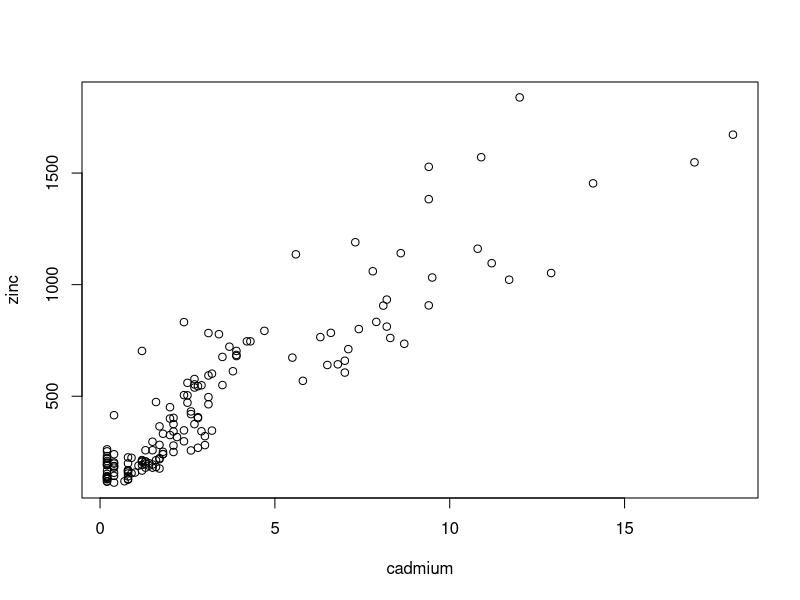
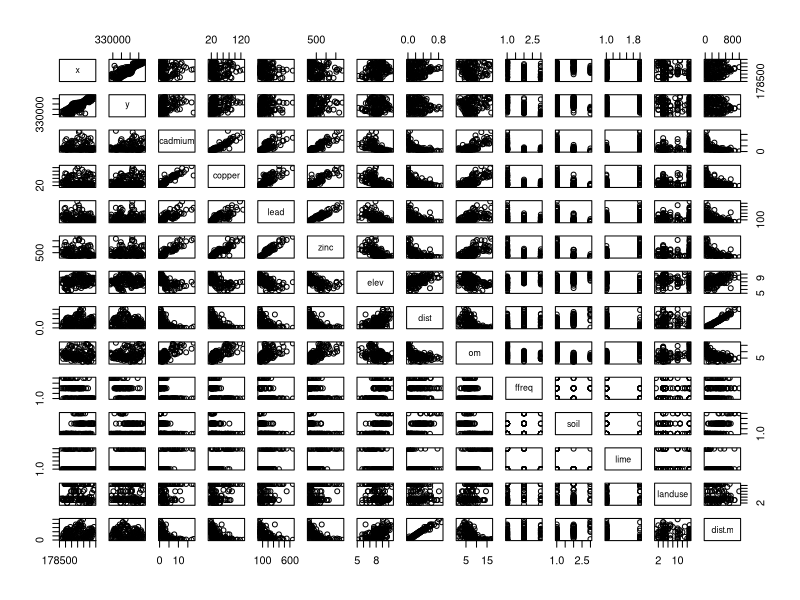
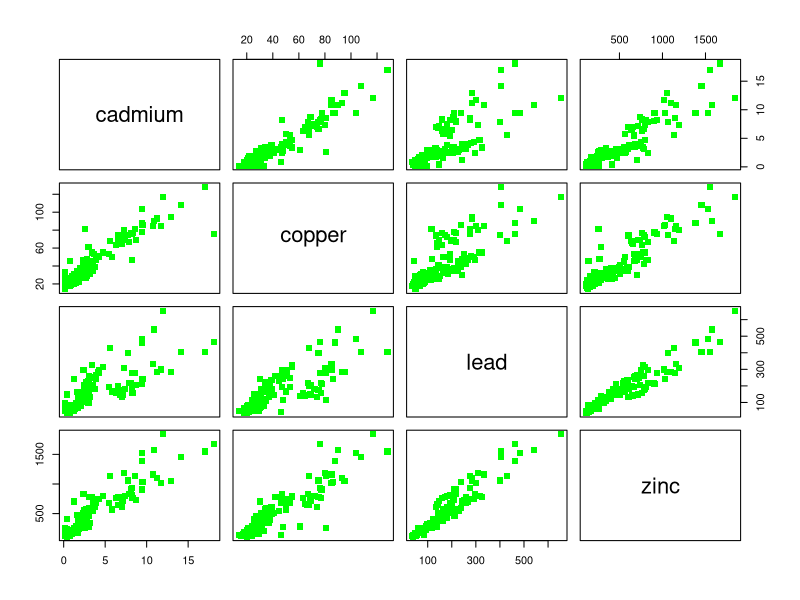
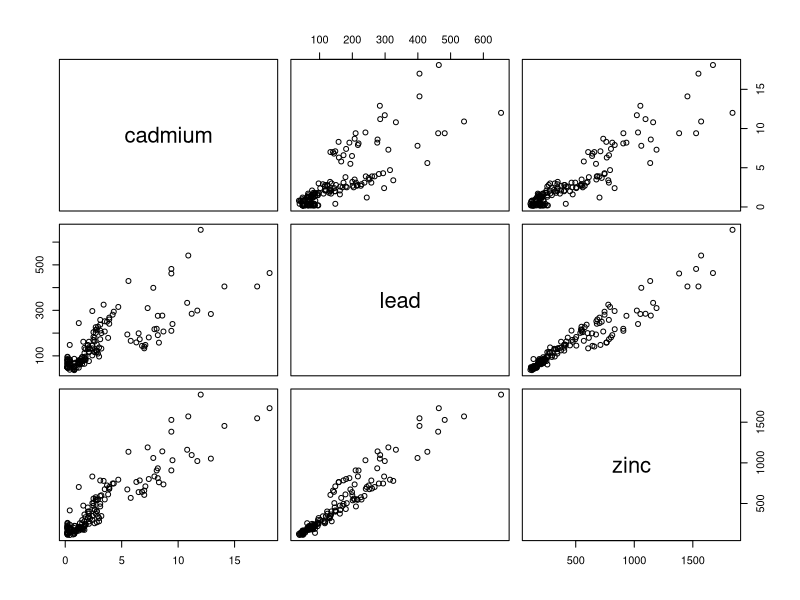
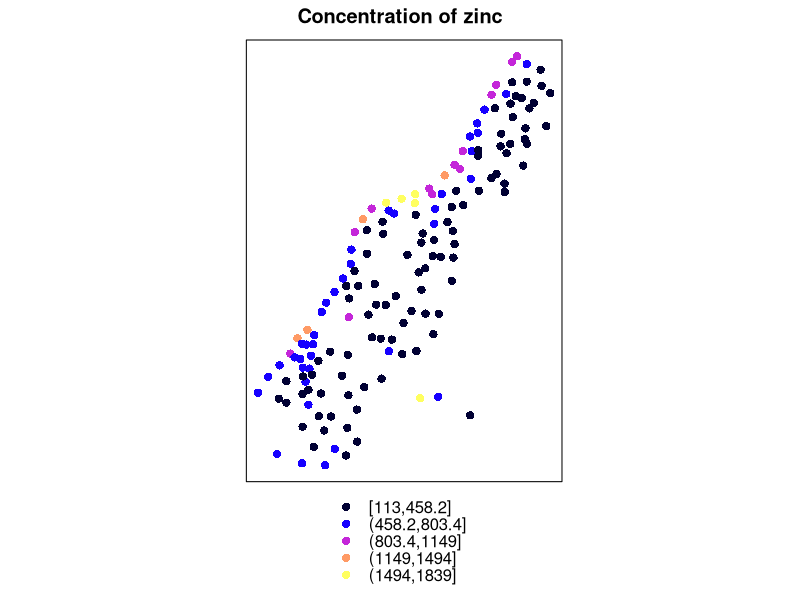
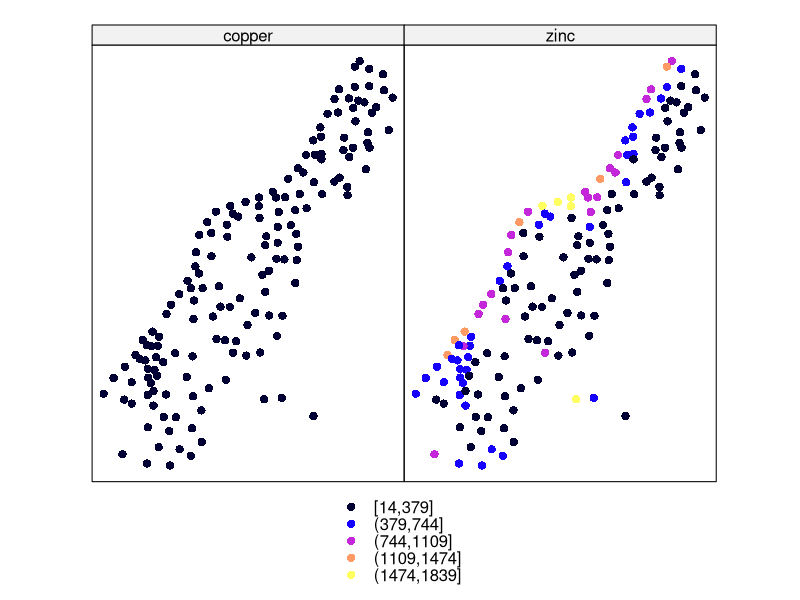
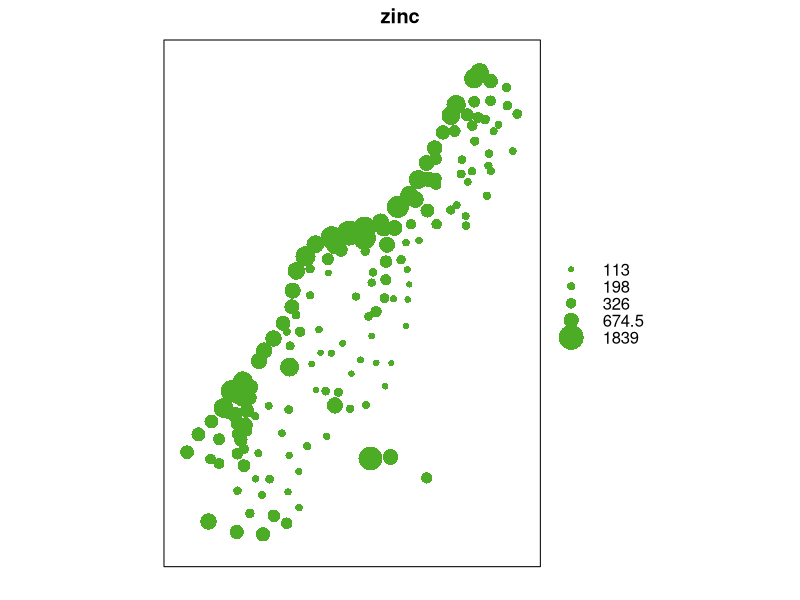

R code for these plots, in order:
#This is a code for investigating among ecological variables
#First, remember to check if the necessary packages (in this case sp) are already installed, if not type: 
#install.packages("sp")
library(sp)   #use library(sp) or require(sp) to access it
              #search https://cran.r-project.org/web/packages/gstat/vignettes/gstat.pdf to find information about the data set
data(meuse)   #used to gather all the data of meuse
meuse         #using the name of the dataset will result in the data frame being shown
View(meuse)   #shows the data frame in a pop-up window
              #dev.off can be used to shut down any open windows. it may be used in case of an error message related to it
head(meuse)   #only shows you the column names and the first few rows
names(meuse)  #exclusively shows you the names of the columns
#To calculate the mean, median and some additional informartion (quartiles, minimum and maximum), use the following function
summary(meuse)
#To plot different variables, it's first necessary to use the following function to link the data within the table to the specific variable
attach(meuse)
#Now a plot can be performed, the following functions as an example:
plot(cadmium,zinc)
#Alternatively this can be performed without the function attach by adding meuse$ in front of each variables within the plot-function like this:
#plot(meuse$cadmium,meuse$zinc)
pairs(meuse)  #function for a scatterplot matrix, creates all potential plots of different variables, shows all potential relationships in one function
#If only a part of all pairs is required, it's possible to limit the plots shown by using only certain columns and assigning them to an object (in this case pol for pollution):
pol <- meuse[,3:6]
pairs(pol, col="green",cex=1.25, pch=15) #function to plot the partial amount of meuse
#In this example the colour has been chosen to be red, the size was increased by the factor 1.5 and the shape was chosen to be filled squares
#The following function is another way of achieving this by using the column names instead
pairs(~ cadmium + lead + zinc, data=meuse)
#To create a spatial dataset, we must transform the x and y values into coordinates by using this function:
coordinates(meuse) = ~x+y 
#The function spplot can now be used to create an image of the spatial distributions of all measurements or for visualizing the distribution of the values of the specific variables
#In this case, these are the concentration of different elements at a riverbankspplot(meuse, "zinc", main="Concentration of zinc")
spplot(meuse, "zinc", main="Concentration of zinc")
spplot(meuse, c("copper","zinc")) #creates an array (which is why it is important to add a c), plotting several variables together
#With the bubble function, the different concentration can be visualized by different symbol sizes instead of different colours, offering a clearer and more colourblind-friendly overview
bubble(meuse, "zinc")
